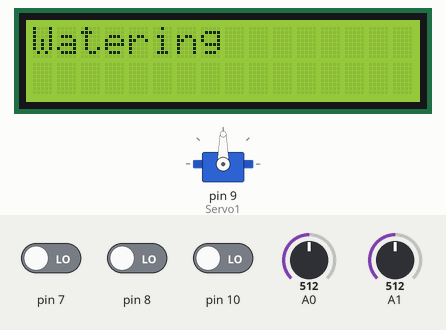
A sketch run on a simulated Arduino Uno, built with avr-gcc and run on an emulated ATmega328P. Parts: servo, 16×2 character LCD. The inputs (shaded band) are chosen by the test bench; at power-on: A1 = 512, pin 10 LOW, pin 7 LOW, pin 8 LOW, A0 = 512.

Above: at 6.2 s.
6.3 s: A1 set to 0
At 7.4 s:
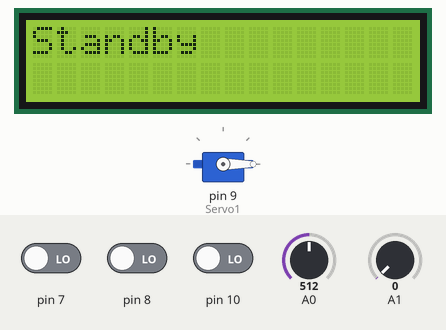
10.3 s: A1 set to 122
At 11.8 s:
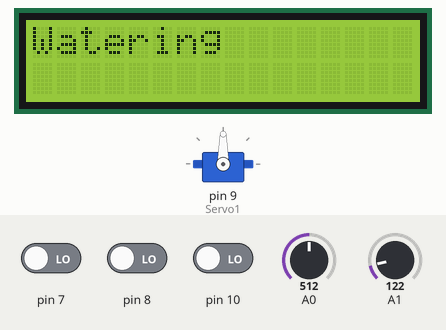
14.3 s: pin 10 driven HIGH
At 15.7 s:
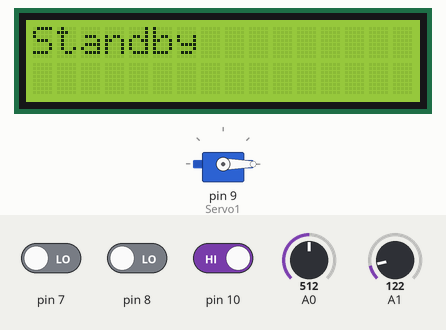
Timing chart, 0 to 17.3 s (numbered marks = the images above; inputs shaded):
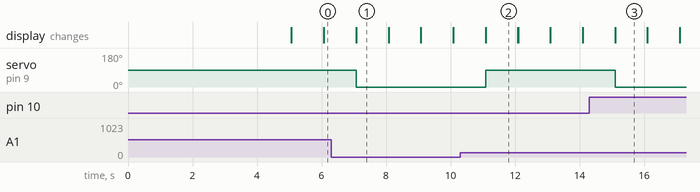

Measured:
- after the input at 6.3 s, servo on pin 9 (Servo1): 90° → 0° after 0.77 s; the display: first differs from a run without the input after 0.77 s (image 1)
- after the input at 10.3 s, servo on pin 9 (Servo1): 0° → 90° after 0.79 s; the display: first differs from a run without the input after 0.79 s (image 2)
- after the input at 14.3 s, servo on pin 9 (Servo1): 90° → 0° after 0.80 s; the display: first differs from a run without the input after 0.80 s (image 3)
- what the display in image 1 shows lasts 1.0 s, from 7.1 s to 8.1 s

The sketch:

sistema_de_riego_automatico1.ino
```cpp
//Primero tendremos que incluir las siguientes librerias para utilizar el LCD y el Servo motor
#include <LiquidCrystal.h>
#include <Servo.h>
int umbral1;
int umbral2;
//Establecemos una variable especifica del lcd con los pines asociados
LiquidCrystal lcd(12, 11, 5, 4, 3, 2);

//Establecemmos una variable especifica para utilizar el servomotor
Servo Servo1;

//En esta variable guardaremos el valor del sensor
int sensor;
int sensor2;
int maiz;
int frijol;
int cafe;
void setup() {

  // Establecemos todos los pines que estaremos utilizando para interactuar con los otros componentes

  pinMode (A0,INPUT);
  pinMode (A1,INPUT);
  pinMode (10,INPUT);
   pinMode (8,INPUT);
   pinMode (7,INPUT);
  //Inicializamos el motor
  Servo1.attach(9);

  //Inicializamos la pantalla Lcd
  lcd.begin(16, 2);

  //Mensaje de incio al prender el sistema
  lcd.print("System Online");
  delay (5000);
  lcd.clear();
}

void loop() {
// guardamos el valor del sensor
 sensor = analogRead(A0);
 sensor2 =analogRead (A1);
 maiz = digitalRead(10);
 frijol = digitalRead(8);
 cafe = digitalRead(7);


  if (maiz==HIGH){
    umbral1 =500;
     umbral2 =700;
  }else

    if (frijol==HIGH){
    umbral1 =700;
     umbral2 =700;
  }else


    if (cafe==HIGH){
    umbral1 =900;
     umbral2 =800;
  }else{
    umbral1=umbral1;
    umbral2=umbral2;
  }


  if((sensor<umbral1)||(sensor2>umbral2)){

  Servo1.write(90);
  lcd.print("Watering");
  }else{
    Servo1.write(0);
    lcd.print("Standby");
  }
delay (1000);
  //reseteo del display para poder escribir algo nuevo en la siguiente iteracion del codigo
   lcd.clear();

}   
```
